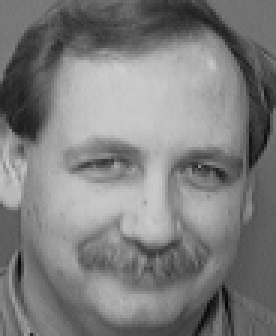
#> input picture 10.pgm, 92 x 112 px (shown 3 times larger); its folder holds only this picture in this run
$ python -i Deteccion.py   (imports and definitions only)
#> lines starting #> are read from the running program, lines starting #| are printed output that depends on the picture
import cv2

Recorte = None

def Deteccion_Haar(Imagen):
    #   Esta_Funcion detecta los rostros de la Imagen de Entrada y regresa
    #   el array del numero de rostros y la ubicacion de cada uno

#> called with Imagen = '10.pgm'
    global Recorte
    #   Cargamos la imagen
    Image = cv2.imread(Imagen)
#> Image is the input picture: shape (112, 92, 3); min 2, max 206, mean 125.8

    #   Convertimos a escala de grises
    Gray = cv2.cvtColor(Image, cv2.COLOR_BGR2GRAY)

    #   Cargamos el clasificador
    haar_face_cascade = cv2.CascadeClassifier('haarcascade_frontalface_alt.xml')

    #   Detectamos rostros, algunos rostros podran estar mas cercanos a la camara
    faces = haar_face_cascade.detectMultiScale(Gray, scaleFactor=1.1, minNeighbors=5);
#> faces = [[11, 26, 77, 77]]
    #return faces
    for (x,y,w,h) in faces:
        Recorte = Gray[y:y+w, x:x+h]
#> this loop made 1 pass
#> pass 1, in Deteccion_Haar, `Recorte = Gray[y:y+w, x:x+h]`:
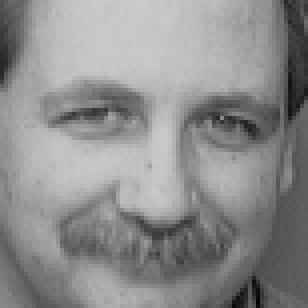
#> Recorte: shape (77, 77) (shown 4 times larger); min 2, max 203, mean 141.2

    return cv2.resize(Recorte, (200, 200))

def Deteccion_LBP(Imagen):
    #   Esta_Funcion detecta los rostros de la Imagen de Entrada y regresa
    #   el array del numero de rostros y la ubicacion de cada uno

    global Recorte
    #   Cargamos la imagen
    Image = cv2.imread(Imagen)

    #   Convertimos a escala de grises
    Gray = cv2.cvtColor(Image, cv2.COLOR_BGR2GRAY)

    #   Cargamos el clasificador
    lbp_face_cascade = cv2.CascadeClassifier('lbpcascade_frontalface.xml')

    #   Detectamos rostros
    faces = lbp_face_cascade.detectMultiScale(Gray, scaleFactor=1.1, minNeighbors=5);
    #return faces
    for (x,y,w,h) in faces:
        Recorte = Gray[y:y+w, x:x+h]

    return cv2.resize(Recorte, (200, 200))

def Dibujar_Rectangulos(Faces, Image):
    for (x, y, w, h) in Faces:
        cv2.rectangle(Image, (x,y), (x+w,y+h), (0, 255, 0), 2)

    cv2.imshow('Rostros',Image)
    cv2.waitKey(0)
    cv2.destroyAllWindows()

def Recortar_Rostros(Img, faces):
    for (x,y,w,h) in faces:
        return Img[y:y+w, x:x+h]

def Ajustar_Rostro(Face, Ancho, Alto):
    # [4 lines of commented-out code are left out]
    return cv2.resize(Face, (Ancho, Alto))

>>> result = Deteccion_Haar('10.pgm')

$ run again, on 3.pgm
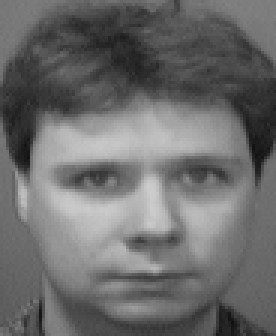
#> input picture 3.pgm, 92 x 112 px (shown 3 times larger)
#> in Deteccion_Haar, Image is the input picture: shape (112, 92, 3); min 16, max 204, mean 108.3
#> faces = [[12, 31, 74, 74]]
#> the loop in Deteccion_Haar, `for (x,y,w,h) in faces:` made 1 pass
#> pass 1, in Deteccion_Haar, `Recorte = Gray[y:y+w, x:x+h]`:
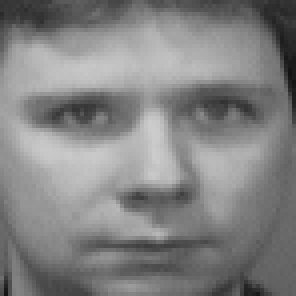
#> Recorte: shape (74, 74) (shown 4 times larger); min 19, max 204, mean 130.6

$ run again, on Every.jpg
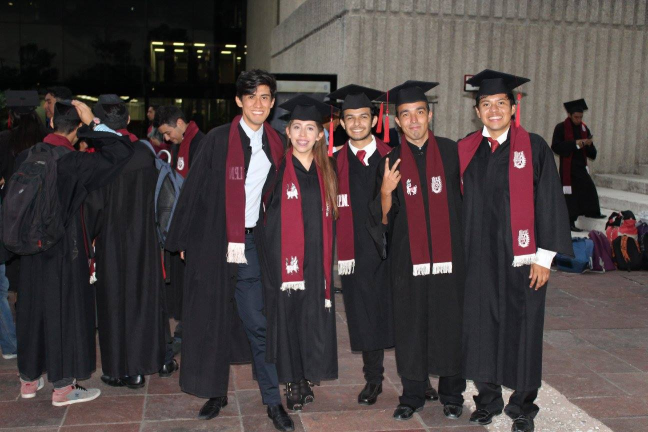
#> input picture Every.jpg, 1296 x 864 px (shown at 1/2 size)
#> in Deteccion_Haar, Image is the input picture: shape (864, 1296, 3); mean B, G, R 63.8, 63.4, 73.5
#> faces = [[681, 211, 65, 65], [571, 229, 71, 71], [483, 170, 67, 67], [948, 178, 79, 79], [788, 199, 76, 76]]
#> the loop in Deteccion_Haar, `for (x,y,w,h) in faces:` made 5 passes
#> pass 1, in Deteccion_Haar, `Recorte = Gray[y:y+w, x:x+h]`:
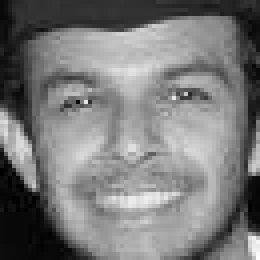
#> Recorte: shape (65, 65) (shown 4 times larger); min 0, max 253, mean 121.9
#> in Deteccion_Haar, `return cv2.resize(Recorte, (200, 200))`:
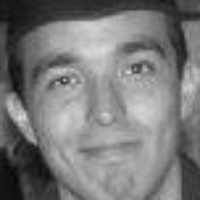
#> returned value: shape (200, 200); min 7, max 222, mean 121.2

$ run again, on Gradu.jpg
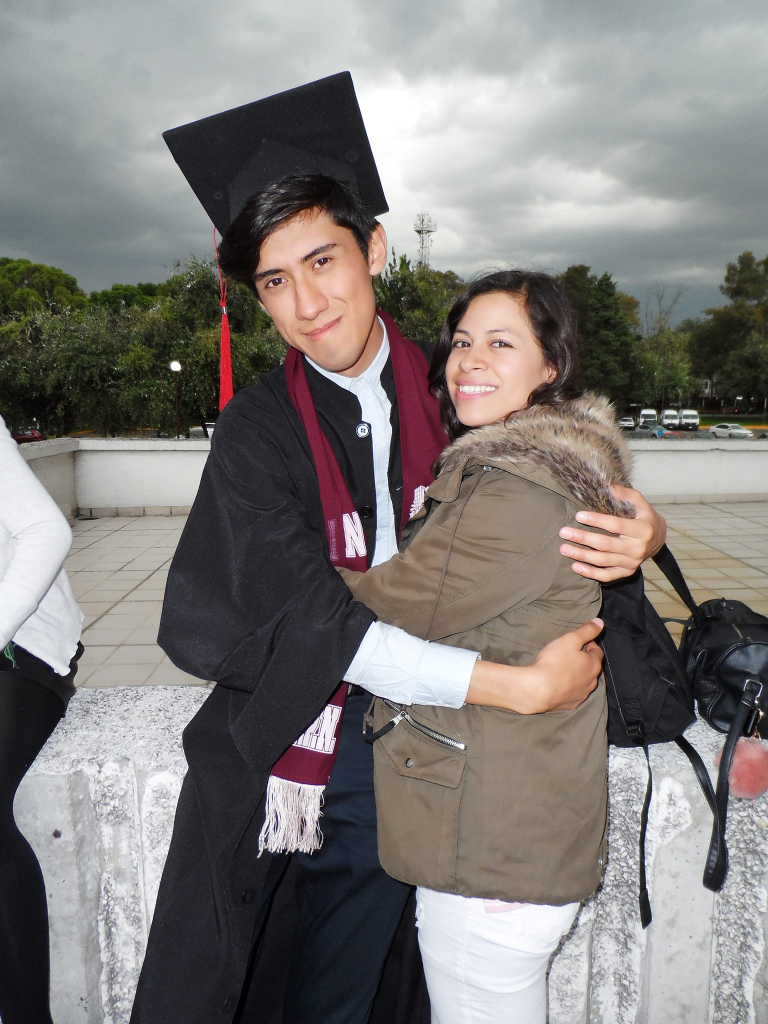
#> input picture Gradu.jpg, 1536 x 2048 px (shown at 1/2 size)
#> in Deteccion_Haar, Image is the input picture: shape (2048, 1536, 3); mean B, G, R 121.9, 124.2, 128.2
#> in Deteccion_Haar, `Gray = cv2.cvtColor(Image, cv2.COLOR_BGR2GRAY)`:
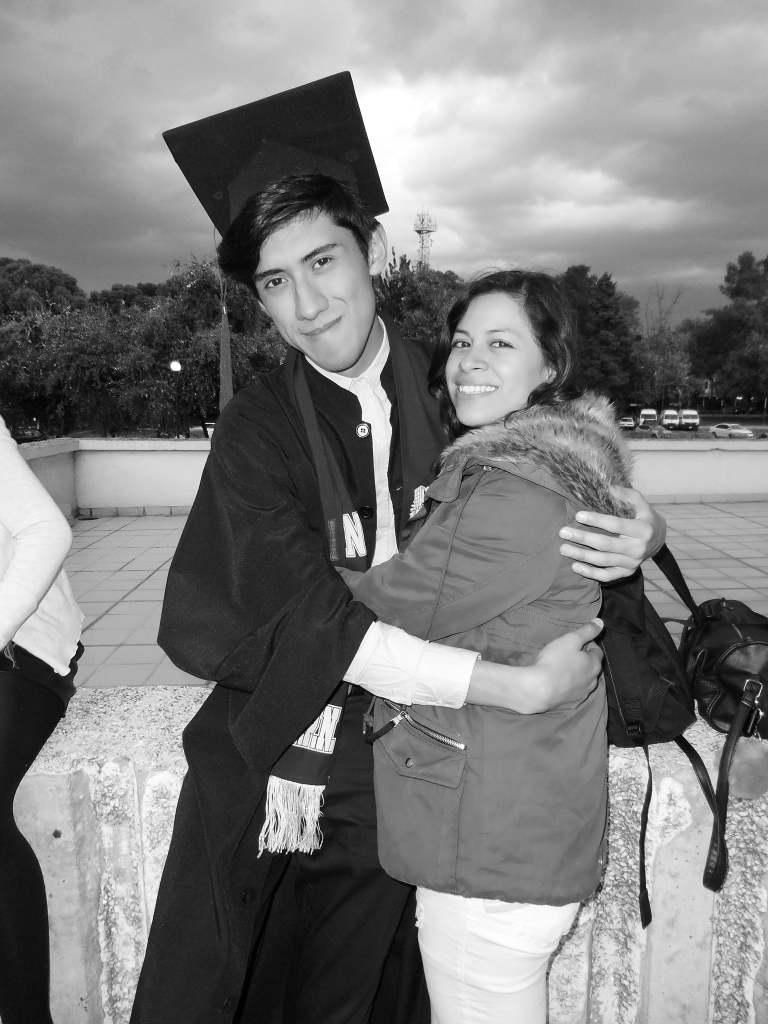
#> Gray: shape (2048, 1536) (shown at 1/2 size); min 0, max 255, mean 125.1
#> faces = [[1319, 817, 46, 46], [852, 597, 234, 234]]
#> the loop in Deteccion_Haar, `for (x,y,w,h) in faces:` made 2 passes
#> pass 2, in Deteccion_Haar, `Recorte = Gray[y:y+w, x:x+h]`:
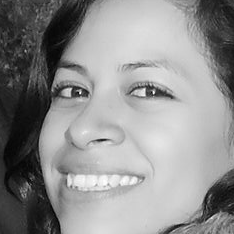
#> Recorte: shape (234, 234); min 2, max 254, mean 143.3
